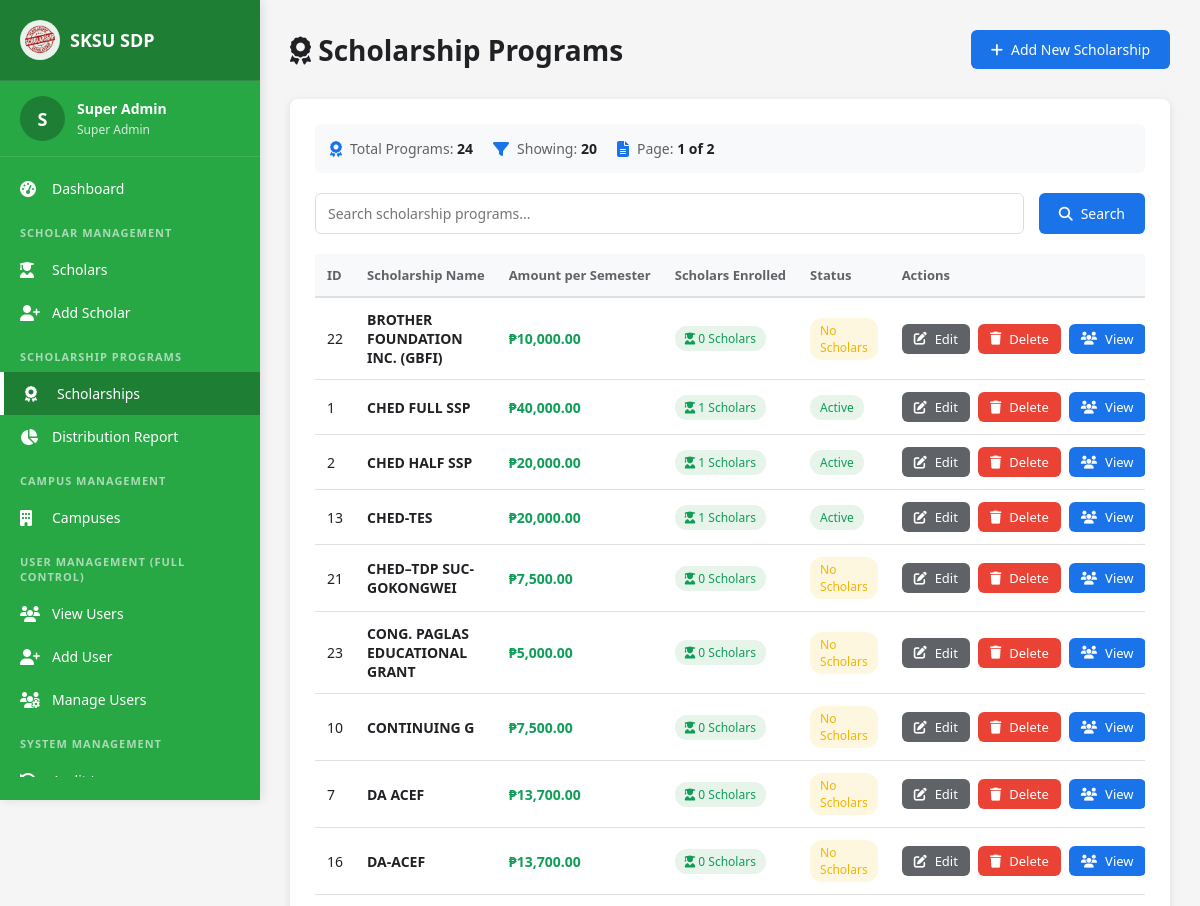
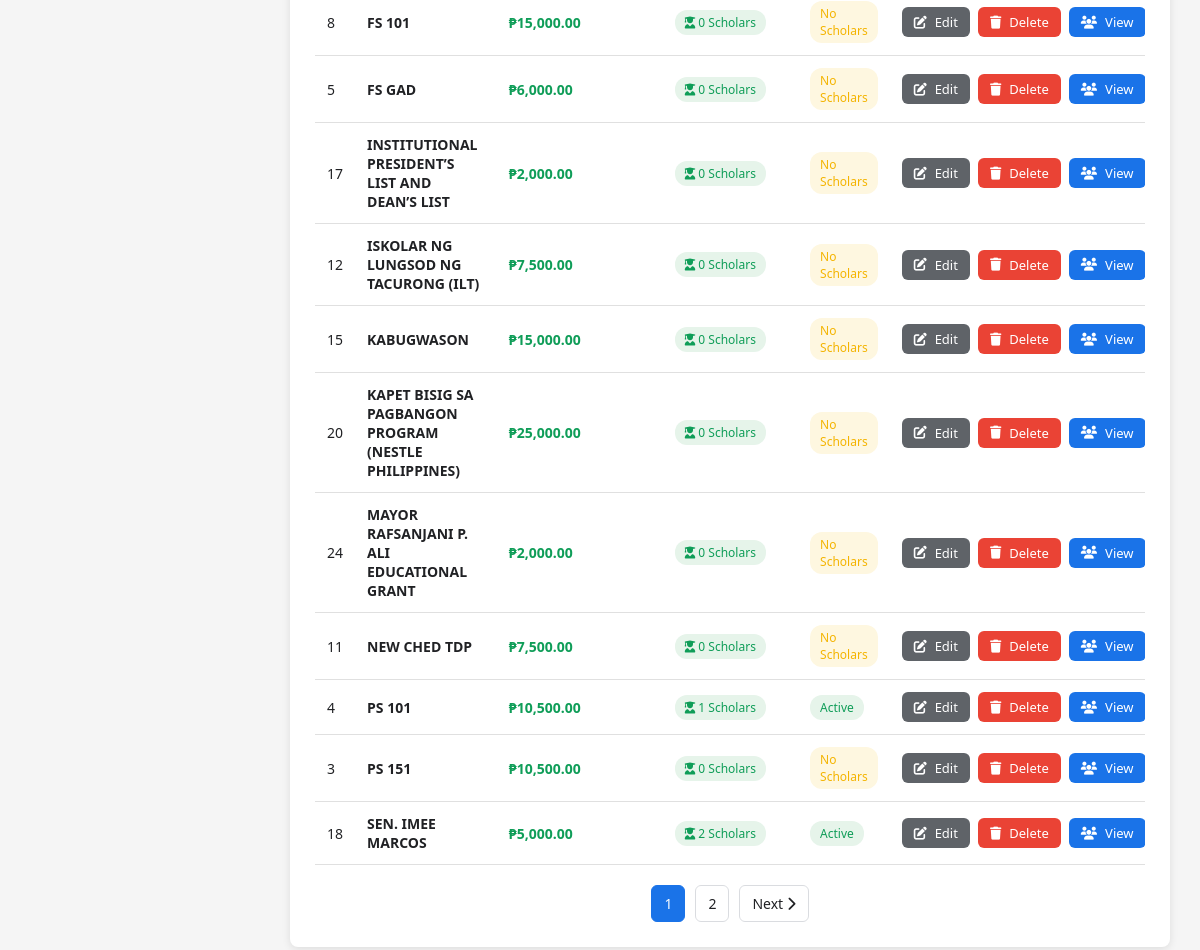
Page /SuperAdmin/scholarships.php (signed in) on the committed database (2 pictures, top to bottom).
### tables this page shows
CREATE TABLE `scholarships` (
  `id` int(11) NOT NULL,
  `scholarship_name` varchar(255) NOT NULL,
  `benefactor` varchar(255) DEFAULT NULL,
  `amount_per_sem` double NOT NULL DEFAULT 0
);

### SuperAdmin/scholarships.php (the view, shortened to what this page needs)
<?php
include '../conn.php';
$limit = 20;
$page = isset($_GET['page']) ? (int)$_GET['page'] : 1;
$offset = ($page - 1) * $limit;
$search = isset($_GET['search']) ? $_GET['search'] : '';
$where = '';
$params = [];
$types = '';
$count_query = "SELECT COUNT(*) as total FROM scholarships $where";
$stmt = $conn->prepare($count_query);
$stmt->execute();
$total_records = $stmt->get_result()->fetch_assoc()['total'];
$total_pages = ceil($total_records / $limit);
$query = "SELECT s.*, COUNT(sc.id) as scholar_count
          FROM scholarships s
          LEFT JOIN scholars sc ON s.id = sc.scholarship_id
          $where
          GROUP BY s.id
          ORDER BY s.scholarship_name ASC
          LIMIT ? OFFSET ?";
$stmt = $conn->prepare($query);
$params[] = $limit;
$params[] = $offset;
$types .= 'ii';
$stmt->bind_param($types, ...$params);
$stmt->execute();
$scholarships = $stmt->get_result();
?>
<!DOCTYPE html>
<html lang="en">
<head>
    <link rel="stylesheet" href="https://cdnjs.cloudflare.com/ajax/libs/font-awesome/6.4.0/css/all.min.css">
</head>
<body>
    <?php include '../sidebars/superadminSB.php'; ?>
    <div class="main-content">
        <div class="page-header">
            <h1><i class="fas fa-award"></i> Scholarship Programs</h1>
            <a href="add-scholarship.php" class="btn btn-primary">
                <i class="fas fa-plus"></i> Add New Scholarship
            </a>
        </div>
        <div class="card">
            <div class="stats-bar">
                <div class="stat-item">
                    <i class="fas fa-award"></i>
                    <span>Total Programs: <strong><?php echo number_format($total_records); ?></strong></span>
                </div>
                <div class="stat-item">
                    <i class="fas fa-filter"></i>
                    <span>Showing: <strong><?php echo number_format($scholarships->num_rows); ?></strong></span>
                </div>
                <div class="stat-item">
                    <i class="fas fa-file-alt"></i>
                    <span>Page: <strong><?php echo $page; ?> of <?php echo $total_pages; ?></strong></span>
                </div>
            </div>
            <form method="GET" action="">
                <div class="search-bar">
                    <input type="text" name="search" placeholder="Search scholarship programs..." value="<?php echo htmlspecialchars($search); ?>">
                    <button type="submit" class="btn btn-primary">
                        <i class="fas fa-search"></i> Search
                    </button>
                </div>
            </form>
            <div class="table-wrapper">
                <table>
                    <thead>
                        <tr>
                            <th>ID</th>
                            <th>Scholarship Name</th>
                            <th>Amount per Semester</th>
                            <th>Scholars Enrolled</th>
                            <th>Status</th>
                            <th>Actions</th>
                        </tr>
                    </thead>
                    <tbody>
                        <?php if ($scholarships->num_rows > 0): ?>
                            <?php while ($scholarship = $scholarships->fetch_assoc()): ?>
                                <tr>
                                    <td><?php echo $scholarship['id']; ?></td>
                                    <td><strong><?php echo htmlspecialchars($scholarship['scholarship_name']); ?></strong></td>
                                    <td>
                                        <span class="amount">&#8369;<?php echo number_format($scholarship['amount_per_sem'], 2); ?></span>
                                    </td>
                                    <td>
                                        <span class="badge badge-success">
                                            <i class="fas fa-user-graduate"></i> <?php echo $scholarship['scholar_count']; ?> Scholars
                                        </span>
                                    </td>
                                    <td>
                                        <?php if ($scholarship['scholar_count'] > 0): ?>
                                            <span class="badge badge-success">Active</span>
                                        <?php else: ?>
                                            <span class="badge badge-warning">No Scholars</span>
                                        <?php endif; ?>
                                    </td>
                                    <td>
                                        <div class="action-buttons">
                                            <a href="edit-scholarship.php?id=<?php echo $scholarship['id']; ?>" class="btn btn-secondary btn-sm">
                                                <i class="fas fa-edit"></i> Edit
                                            </a>
                                            <button onclick="deleteScholarship(<?php echo $scholarship['id']; ?>, '<?php echo htmlspecialchars($scholarship['scholarship_name'], ENT_QUOTES); ?>', <?php echo $scholarship['scholar_count']; ?>)" class="btn btn-danger btn-sm">
                                                <i class="fas fa-trash"></i> Delete
                                            </button>
                                            <button type="button" onclick="viewScholars(<?php echo $scholarship['id']; ?>, '<?php echo htmlspecialchars($scholarship['scholarship_name'], ENT_QUOTES); ?>')" class="btn btn-primary btn-sm" title="View Scholars" aria-label="View Scholars">
                                                <i class="fas fa-users"></i> View
                                            </button>
                                        </div>
                                    </td>
                                </tr>
                            <?php endwhile; ?>
                        <?php endif; ?>
                    </tbody>
                </table>
            </div>
            <?php if ($total_pages > 1): ?>
                <div class="pagination">
                    <?php for ($i = max(1, $page - 2); $i <= min($total_pages, $page + 2); $i++): ?>
                        <?php if ($i == $page): ?>
                            <span class="active"><?php echo $i; ?></span>
                        <?php else: ?>
                            <a href="?page=<?php echo $i; ?>&search=<?php echo urlencode($search); ?>">
                                <?php echo $i; ?>
                            </a>
                        <?php endif; ?>
                    <?php endfor; ?>
                    <?php if ($page < $total_pages): ?>
                        <a href="?page=<?php echo $page + 1; ?>&search=<?php echo urlencode($search); ?>">
                            Next <i class="fas fa-chevron-right"></i>
                        </a>
                    <?php endif; ?>
                </div>
            <?php endif; ?>
        </div>
    </div>
</body>
</html>

### SuperAdmin/scholarships.php (style rules this page uses)
* { margin: 0; padding: 0; box-sizing: border-box; font-family: 'Segoe UI', Tahoma, Geneva, Verdana, sans-serif; }
body { background-color: #f5f5f5; }
.main-content { margin-left: 260px; padding: 30px; min-height: 100vh; }
.page-header { display: flex; justify-content: space-between; align-items: center; margin-bottom: 30px; }
.page-header h1 { font-size: 28px; color: #202124; }
.btn { padding: 10px 20px; border-radius: 6px; text-decoration: none; font-weight: 500; transition: all 0.3s ease; border: none; cursor: pointer; font-size: 14px; display: inline-flex; align-items: center; gap: 8px; }
.btn-primary { background: #1a73e8; color: white; }
.btn-danger { background: #ea4335; color: white; }
.btn-secondary { background: #5f6368; color: white; }
.btn-sm { padding: 6px 12px; font-size: 13px; }
.card { background: white; border-radius: 8px; box-shadow: 0 2px 8px rgba(0, 0, 0, 0.1); padding: 25px; }
.search-bar { display: flex; gap: 15px; margin-bottom: 20px; }
.search-bar input { flex: 1; padding: 10px 12px; border: 1px solid #dadce0; border-radius: 6px; font-size: 14px; }
.table-wrapper { overflow-x: auto; }
table { width: 100%; border-collapse: collapse; }
table th { background: #f8f9fa; padding: 12px; text-align: left; font-size: 13px; color: #5f6368; font-weight: 600; border-bottom: 2px solid #e0e0e0; white-space: nowrap; }
table td { padding: 12px; font-size: 14px; color: #202124; border-bottom: 1px solid #e0e0e0; }
.badge { display: inline-block; padding: 4px 10px; border-radius: 12px; font-size: 12px; font-weight: 500; }
.badge-success { background: #e6f4ea; color: #0f9d58; }
.badge-warning { background: #fef7e0; color: #f4b400; }
.action-buttons { display: flex; gap: 8px; }
.pagination { display: flex; justify-content: center; align-items: center; gap: 10px; margin-top: 20px; }
.pagination a, .pagination span { padding: 8px 12px; border: 1px solid #dadce0; border-radius: 6px; text-decoration: none; color: #202124; font-size: 14px; transition: all 0.3s ease; }
.pagination .active { background: #1a73e8; color: white; border-color: #1a73e8; }
.stats-bar { display: flex; gap: 20px; margin-bottom: 20px; padding: 15px; background: #f8f9fa; border-radius: 6px; }
.stat-item { display: flex; align-items: center; gap: 8px; }
.stat-item i { color: #1a73e8; }
.stat-item span { font-size: 14px; color: #5f6368; }
.stat-item strong { color: #202124; }
.amount { font-weight: 600; color: #0f9d58; }

### sidebars/superadminSB.php (style rules this page uses)
:root { --sidebar-bg: #28a745; --sidebar-hover: #218838; --sidebar-active: #1e7e34; --sidebar-text: #ffffff; --sidebar-width: 260px; }

### rows in the picture
scholarships: id "22", scholarship_name "BROTHER FOUNDATION INC. (GBFI)", amount_per_sem "10,000.00", scholar_count "0", shows "No Scholars"
scholarships: id "1", scholarship_name "CHED FULL SSP", amount_per_sem "40,000.00", scholar_count "1", shows "Active"
scholarships: id "2", scholarship_name "CHED HALF SSP", amount_per_sem "20,000.00", scholar_count "1", shows "Active"
scholarships: id "13", scholarship_name "CHED-TES", amount_per_sem "20,000.00", scholar_count "1", shows "Active"
scholarships: id "21", scholarship_name "CHED–TDP SUC-GOKONGWEI", amount_per_sem "7,500.00", scholar_count "0", shows "No Scholars"
scholarships: id "23", scholarship_name "CONG. PAGLAS EDUCATIONAL GRANT", amount_per_sem "5,000.00", scholar_count "0", shows "No Scholars"
scholarships: id "10", scholarship_name "CONTINUING G", amount_per_sem "7,500.00", scholar_count "0", shows "No Scholars"
scholarships: id "7", scholarship_name "DA ACEF", amount_per_sem "13,700.00", scholar_count "0", shows "No Scholars"
scholarships: id "16", scholarship_name "DA-ACEF", amount_per_sem "13,700.00", scholar_count "0", shows "No Scholars"
scholarships: id "8", scholarship_name "FS 101", amount_per_sem "15,000.00", scholar_count "0", shows "No Scholars"
scholarships: id "5", scholarship_name "FS GAD", amount_per_sem "6,000.00", scholar_count "0", shows "No Scholars"
scholarships: id "17", scholarship_name "INSTITUTIONAL PRESIDENT’S LIST AND DEAN’S LIST", amount_per_sem "2,000.00", scholar_count "0", shows "No Scholars"
scholarships: id "12", scholarship_name "ISKOLAR NG LUNGSOD NG TACURONG (ILT)", amount_per_sem "7,500.00", scholar_count "0", shows "No Scholars"
scholarships: id "15", scholarship_name "KABUGWASON", amount_per_sem "15,000.00", scholar_count "0", shows "No Scholars"
scholarships: id "20", scholarship_name "KAPET BISIG SA PAGBANGON PROGRAM (NESTLE PHILIPPINES)", amount_per_sem "25,000.00", scholar_count "0", shows "No Scholars"
scholarships: id "24", scholarship_name "MAYOR RAFSANJANI P. ALI EDUCATIONAL GRANT", amount_per_sem "2,000.00", scholar_count "0", shows "No Scholars"
scholarships: id "11", scholarship_name "NEW CHED TDP", amount_per_sem "7,500.00", scholar_count "0", shows "No Scholars"
scholarships: id "4", scholarship_name "PS 101", amount_per_sem "10,500.00", scholar_count "1", shows "Active"
scholarships: id "3", scholarship_name "PS 151", amount_per_sem "10,500.00", scholar_count "0", shows "No Scholars"
scholarships: id "18", scholarship_name "SEN. IMEE MARCOS", amount_per_sem "5,000.00", scholar_count "2", shows "Active"

### other values in the picture
substr($_SESSION['name'], 0, 1) "S"
$_SESSION['name'] "Super Admin"
$total_records "24"
$scholarships->num_rows "20"
$page "1"
$total_pages "2"
